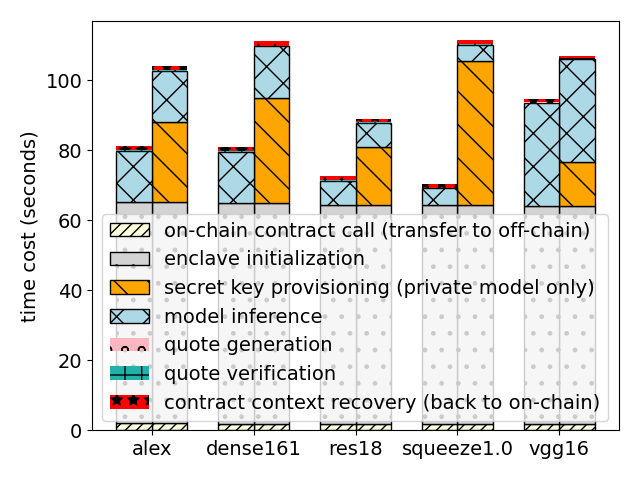

Source code (Python):
import matplotlib.pyplot as plt
import matplotlib
import numpy as np
import linecache

matplotlib.rcParams['font.size'] = 14

labels = ['alex', 'dense161', 'res18', 'squeeze1.0', 'vgg16']
send_contract_call = []
off_chain_pre_check = []
model_inference = []
generate_quote = []
execution_return = []
verify_quote = []

private_send_contract_call = []
private_off_chain_pre_check = []
private_key_provision = []
private_model_inference = []
private_generate_quote = []
private_execution_return = []
private_verify_quote = []

files = ['alexnet', 'densenet161', 'resnet18', 'squeezenet1_0', 'vgg16']
for file in files:
    st = int(linecache.getline("../../eval_logs/%s.log.sorted" % file, 26).split('[')[3][:13])
    ed = int(linecache.getline("../../eval_logs/%s.log.sorted" % file, 28).split('[')[3][:13])
    send_contract_call.append((ed-st)/1000)
    st = int(linecache.getline("../../eval_logs/%s.log.sorted" % file, 28).split('[')[3][:13])
    ed = int(linecache.getline("../../eval_logs/%s.log.sorted" % file, 29).split('[')[3][:13])
    off_chain_pre_check.append((ed-st)/1000)
    st = int(linecache.getline("../../eval_logs/%s.log.sorted" % file, 29).split('[')[3][:13])
    ed = int(linecache.getline("../../eval_logs/%s.log.sorted" % file, 30).split('[')[3][:13])
    model_inference.append((ed-st)/1000)
    st = int(linecache.getline("../../eval_logs/%s.log.sorted" % file, 30).split('[')[3][:13])
    ed = int(linecache.getline("../../eval_logs/%s.log.sorted" % file, 31).split('[')[3][:13])
    generate_quote.append((ed-st)/1000)
    st = int(linecache.getline("../../eval_logs/%s.log.sorted" % file, 31).split('[')[3][:13])
    ed = int(linecache.getline("../../eval_logs/%s.log.sorted" % file, 33).split('[')[3][:13])
    execution_return.append((ed-st)/1000)
    st = int(linecache.getline("../../eval_logs/%s.log.sorted" % file, 46).split('[')[3][:13])
    ed = int(linecache.getline("../../eval_logs/%s.log.sorted" % file, 47).split('[')[3][:13])
    verify_quote.append((ed-st)/1000)

    st = int(linecache.getline("../../eval_logs/%s.log.sorted" % file, 35).split('[')[3][:13])
    ed = int(linecache.getline("../../eval_logs/%s.log.sorted" % file, 37).split('[')[3][:13])
    private_send_contract_call.append((ed-st)/1000)
    st = int(linecache.getline("../../eval_logs/%s.log.sorted" % file, 37).split('[')[3][:13])
    ed = int(linecache.getline("../../eval_logs/%s.log.sorted" % file, 38).split('[')[3][:13])
    private_off_chain_pre_check.append((ed-st)/1000)
    st = int(linecache.getline("../../eval_logs/%s.log.sorted" % file, 38).split('[')[3][:13])
    ed = int(linecache.getline("../../eval_logs/%s.log.sorted" % file, 39).split('[')[3][:13])
    private_key_provision.append((ed-st)/1000)
    st = int(linecache.getline("../../eval_logs/%s.log.sorted" % file, 40).split('[')[3][:13])
    ed = int(linecache.getline("../../eval_logs/%s.log.sorted" % file, 41).split('[')[3][:13])
    private_model_inference.append((ed-st)/1000)
    st = int(linecache.getline("../../eval_logs/%s.log.sorted" % file, 41).split('[')[3][:13])
    ed = int(linecache.getline("../../eval_logs/%s.log.sorted" % file, 42).split('[')[3][:13])
    private_generate_quote.append((ed-st)/1000)
    st = int(linecache.getline("../../eval_logs/%s.log.sorted" % file, 42).split('[')[3][:13])
    ed = int(linecache.getline("../../eval_logs/%s.log.sorted" % file, 44).split('[')[3][:13])
    private_execution_return.append((ed-st)/1000)
    st = int(linecache.getline("../../eval_logs/%s.log.sorted" % file, 47).split('[')[3][:13])
    ed = int(linecache.getline("../../eval_logs/%s.log.sorted" % file, 48).split('[')[3][:13])
    private_verify_quote.append((ed-st)/1000)

width = 0.35
send_contract_call = np.array(send_contract_call)
off_chain_pre_check = np.array(off_chain_pre_check)
model_inference = np.array(model_inference)
generate_quote = np.array(generate_quote)
execution_return = np.array(execution_return)
verify_quote = np.array(verify_quote)

fig, ax = plt.subplots()
_pos = np.arange(len(labels))
private_send_contract_call = np.array(send_contract_call)
private_off_chain_pre_check = np.array(off_chain_pre_check)
private_key_provision = np.array(private_key_provision)
private_model_inference = np.array(model_inference)
private_generate_quote = np.array(generate_quote)
private_execution_return = np.array(execution_return)
private_verify_quote = np.array(verify_quote)

ax.bar(_pos+width/2, private_send_contract_call, width, label='on-chain contract call (transfer to off-chain)', color='lightyellow', hatch='///', edgecolor='black')
ax.bar(_pos+width/2, private_off_chain_pre_check, width, bottom=private_send_contract_call, label='enclave initialization', color='lightgray', hatch='.', edgecolor='black')
ax.bar(_pos+width/2, private_key_provision, width, bottom=private_send_contract_call+private_off_chain_pre_check, label='secret key provisioning (private model only)', color='orange', hatch='\\', edgecolor='black')
ax.bar(_pos+width/2, private_model_inference, width, bottom=private_send_contract_call+private_off_chain_pre_check+private_key_provision, label='model inference', color='lightblue', hatch='x', edgecolor='black')
ax.bar(_pos+width/2, private_generate_quote, width, bottom=private_send_contract_call+private_off_chain_pre_check+private_key_provision+private_model_inference, label='quote generation', color='lightpink', hatch='o')
ax.bar(_pos+width/2, private_verify_quote, width, bottom=private_send_contract_call+private_off_chain_pre_check+private_key_provision+private_model_inference+private_generate_quote, label='quote verification', color='lightseagreen', hatch='+')
ax.bar(_pos+width/2, private_execution_return, width, bottom=private_send_contract_call+private_off_chain_pre_check+private_key_provision+private_model_inference+private_generate_quote+private_verify_quote, label='contract context recovery (back to on-chain)', color='red', hatch='*')


ax.bar(_pos-width/2, send_contract_call, width, color='lightyellow', hatch='///', edgecolor='black')
ax.bar(_pos-width/2, off_chain_pre_check, width, bottom=send_contract_call, color='lightgray', hatch='.', edgecolor='black')
ax.bar(_pos-width/2, model_inference, width, bottom=off_chain_pre_check+send_contract_call, color='lightblue', hatch='x', edgecolor='black')
ax.bar(_pos-width/2, generate_quote, width, bottom=off_chain_pre_check+send_contract_call+model_inference, color='lightpink', hatch='o')
ax.bar(_pos-width/2, verify_quote, width, bottom=off_chain_pre_check+send_contract_call+model_inference+generate_quote, color='lightseagreen', hatch='+')
ax.bar(_pos-width/2, execution_return, width, bottom=off_chain_pre_check+send_contract_call+model_inference+generate_quote+verify_quote, color='red', hatch='*')

# Add some text for labels, title and custom x-axis tick labels, etc.
ax.set_ylabel('time cost (seconds)')
x = np.arange(len(labels))
ax.set_xticks(x,labels)


# ax.yaxis.grid(True)

fig.tight_layout()
ax.legend(loc='best')

plt.show()
